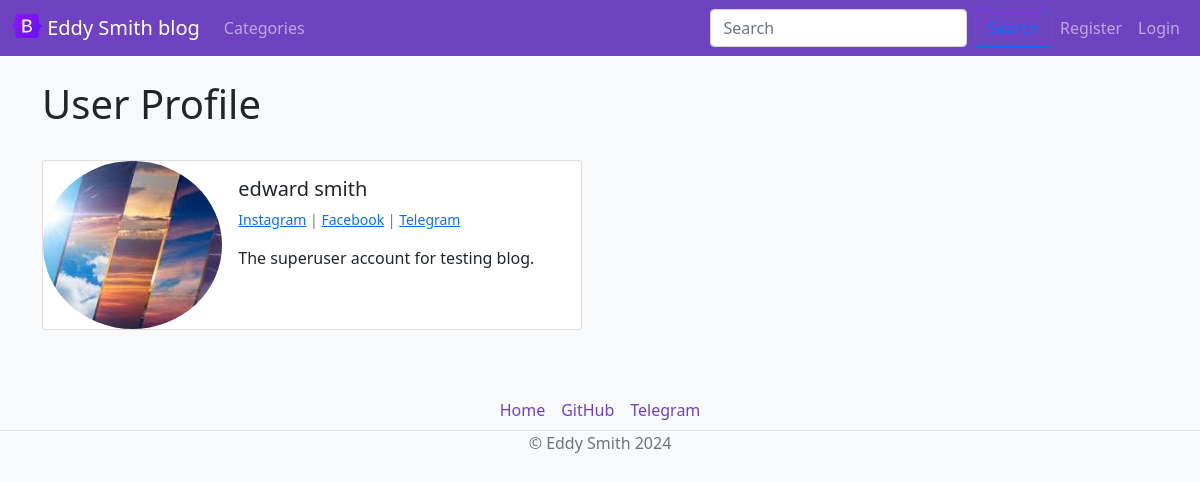
Screenshot of /members/2/profile/ with the database file from the repository.
### theblog/models.py (models this page shows, shortened)
class Profile(models.Model):
    user = models.OneToOneField(User, on_delete=models.CASCADE, null=True)
    bio = models.TextField()
    profile_pic = models.ImageField(null=True, blank=True, upload_to='images/prorile')
    website_url = models.CharField(max_length=255, null=True, blank=True)
    instagram_url = models.CharField(max_length=255, null=True, blank=True)
    facebook_url = models.CharField(max_length=255, null=True, blank=True)
    telegram_url = models.CharField(max_length=255, null=True, blank=True)

### members/views.py (the view)
# urls.py: path('<int:pk>/profile/', ShowProfilePage.as_view(), name='show_profile_page'),
class ShowProfilePage(DetailView):
    model = Profile
    template_name = 'registration/user_profile.html'
    def get_context_data(self, *args, **kwargs):
        users = Profile.objects.all()
        context = super(ShowProfilePage, self).get_context_data(**kwargs) #TODO remove args
        page_user = get_object_or_404(Profile, id=self.kwargs['pk'])
        context['page_user'] = page_user
        return context

### members/templates/registration/user_profile.html (shortened to what this page needs)
{% extends 'base.html' %}
{% load static %}
{% block content %}
<h1>User Profile</h1>
    <br>
<div class="card mb-3" style="max-width: 540px;">
              <div class="row g-0">
                <div class="col-md-4">
                 {% if page_user.profile_pic %}
                  <img src="{{ page_user.profile_pic.url }}" class="img-fluid rounded-circle" alt="...">
                 {% else %}
                     <img src="{% static 'theblog/images/def_pic.png' %}" class="img-fluid rounded-circle" alt="...">
                 {% endif %}
                </div>
                <div class="col-md-8">
                  <div class="card-body">
                    <h5 class="card-title">{{ page_user.user.first_name }}
                        {{ page_user.user.last_name }}</h5>
                    <p class="small text-muted">
                        {% if page_user.instagram_url %}
                            <a href="{{ page_user.instagram_url }}">Instagram</a> |
                        {% endif %}
                        {% if page_user.facebook_url %}
                            <a href="{{ page_user.facebook_url }}">Facebook</a> |
                        {% endif %}
                        {% if page_user.telegram_url %}
                            <a href="{{ page_user.telegram_url }}">Telegram</a>
                        {% endif %}
                    </p>
                    <p class="card-text">{{ page_user.bio }}</p>
                  </div>
                </div>
              </div>
            </div>
{% endblock %}

### rows the page displays
Profile: profile_pic (picture), user.first_name "edward", user.last_name "smith", bio "The superuser account for testing blog."
